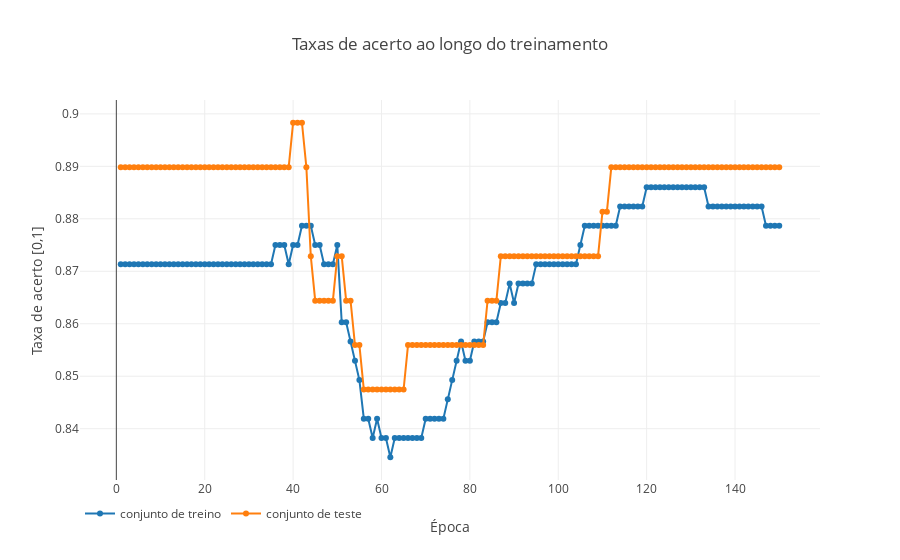
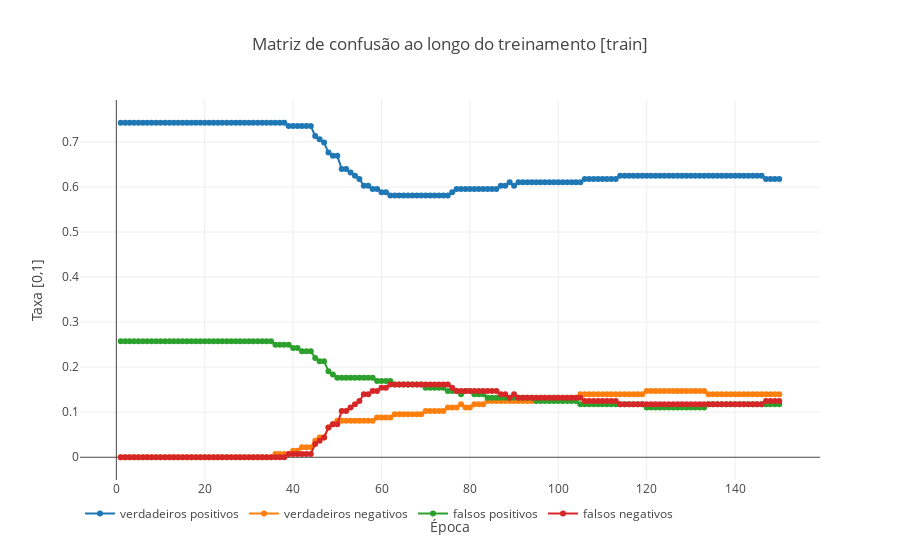
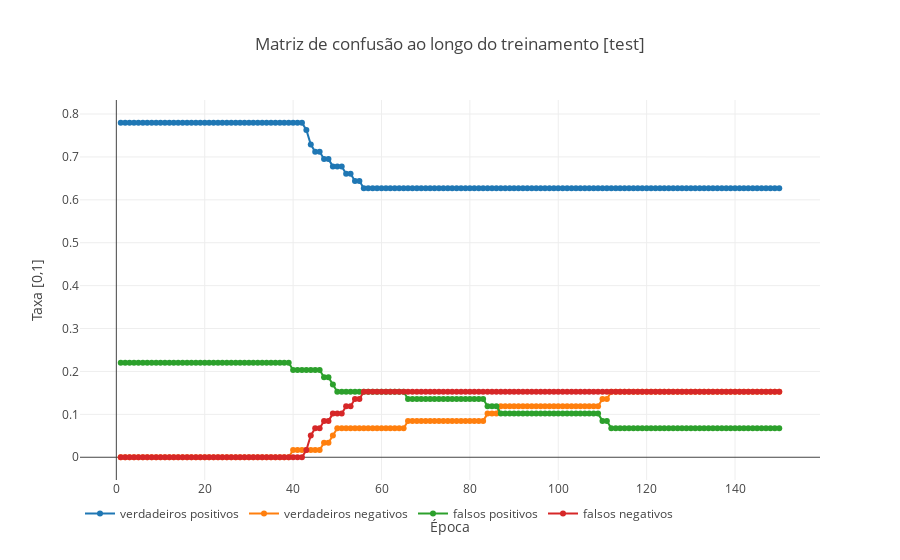

Notebook source saved alongside these figures, in order:
### Markdown cell above
Como exemplo da classe *PerceptronSimples* em funcionamento o código abaixo foi elaborado para ilustrar o processo de aprendizado do classificador para uma rodada de separação treino/teste.

### Code cell
ps = PerceptronSimples(22,1)
ps.initParam()

# divisão treino/teste 
X_train, X_test, y_train, y_test = train_test_split(features.values, 
                                                    targets.values,
                                                    test_size=0.3)
# escalonar os dados
X_tr_norm, X_ts_norm = scale_feat(X_train, X_test, scaleType='min-max')

ps.treinar(X_tr_norm, y_train, X_ts_norm, y_test, eta=.001/2, nEpocas=150)

ps.plotTrainHist()

### Figure 1 — Plotly figure (JSON) as saved in the notebook; plotly's stock layout.template omitted (floating-point values rounded to 4 significant figures; data arrays with more than 128 entries replaced by an {"elided": "..."} marker saying what was removed)
{"data": [{"mode": "lines+markers", "name": "conjunto de treino", "type": "scatter", "uid": "2c56340d-c7e8-4ca2-bcd0-4a5306945d79", "x": {"elided": "150 int values"}, "y": {"elided": "150 float values"}}, {"mode": "lines+markers", "name": "conjunto de teste", "type": "scatter", "uid": "87277d2e-08ee-4a40-b7fa-d8f684b27f7f", "x": {"elided": "150 int values"}, "y": {"elided": "150 float values"}}], "layout": {"legend": {"orientation": "h", "y": -0.05}, "title": {"text": "Taxas de acerto ao longo do treinamento"}, "xaxis": {"title": {"text": "Época"}}, "yaxis": {"title": {"text": "Taxa de acerto [0,1]"}}}}

### Figure 2 — Plotly figure (JSON) as saved in the notebook; plotly's stock layout.template omitted (floating-point values rounded to 4 significant figures; data arrays with more than 128 entries replaced by an {"elided": "..."} marker saying what was removed)
{"data": [{"mode": "lines+markers", "name": "verdadeiros positivos", "type": "scatter", "uid": "c90f1c5e-aec4-45bd-aed2-872558e01086", "x": {"elided": "150 int values"}, "y": {"elided": "150 float values"}}, {"mode": "lines+markers", "name": "verdadeiros negativos", "type": "scatter", "uid": "1b69d7aa-87d6-4535-8f78-fd9dc5bd7a24", "x": {"elided": "150 int values"}, "y": {"elided": "150 float values"}}, {"mode": "lines+markers", "name": "falsos positivos", "type": "scatter", "uid": "cbcb9640-1b5e-4592-8b53-befc9170f4de", "x": {"elided": "150 int values"}, "y": {"elided": "150 float values"}}, {"mode": "lines+markers", "name": "falsos negativos", "type": "scatter", "uid": "f7588c60-e4a6-4f1c-9cf1-f12dc74368af", "x": {"elided": "150 int values"}, "y": {"elided": "150 float values"}}], "layout": {"legend": {"orientation": "h", "y": -0.05}, "title": {"text": "Matriz de confusão ao longo do treinamento [train]"}, "xaxis": {"title": {"text": "Época"}}, "yaxis": {"title": {"text": "Taxa [0,1]"}}}}

### Figure 3 — Plotly figure (JSON) as saved in the notebook; plotly's stock layout.template omitted (floating-point values rounded to 4 significant figures; data arrays with more than 128 entries replaced by an {"elided": "..."} marker saying what was removed)
{"data": [{"mode": "lines+markers", "name": "verdadeiros positivos", "type": "scatter", "uid": "b1b3d6a2-ee1e-4a74-9117-b41bd798f0cf", "x": {"elided": "150 int values"}, "y": {"elided": "150 float values"}}, {"mode": "lines+markers", "name": "verdadeiros negativos", "type": "scatter", "uid": "613e7b60-581e-4dc6-9b48-9889087a1770", "x": {"elided": "150 int values"}, "y": {"elided": "150 float values"}}, {"mode": "lines+markers", "name": "falsos positivos", "type": "scatter", "uid": "ee2052ba-1176-4484-8939-c1dcb66208bc", "x": {"elided": "150 int values"}, "y": {"elided": "150 float values"}}, {"mode": "lines+markers", "name": "falsos negativos", "type": "scatter", "uid": "0caed8a9-392a-4b7f-ab8c-eaca63a4a1ed", "x": {"elided": "150 int values"}, "y": {"elided": "150 float values"}}], "layout": {"legend": {"orientation": "h", "y": -0.05}, "title": {"text": "Matriz de confusão ao longo do treinamento [test]"}, "xaxis": {"title": {"text": "Época"}}, "yaxis": {"title": {"text": "Taxa [0,1]"}}}}
